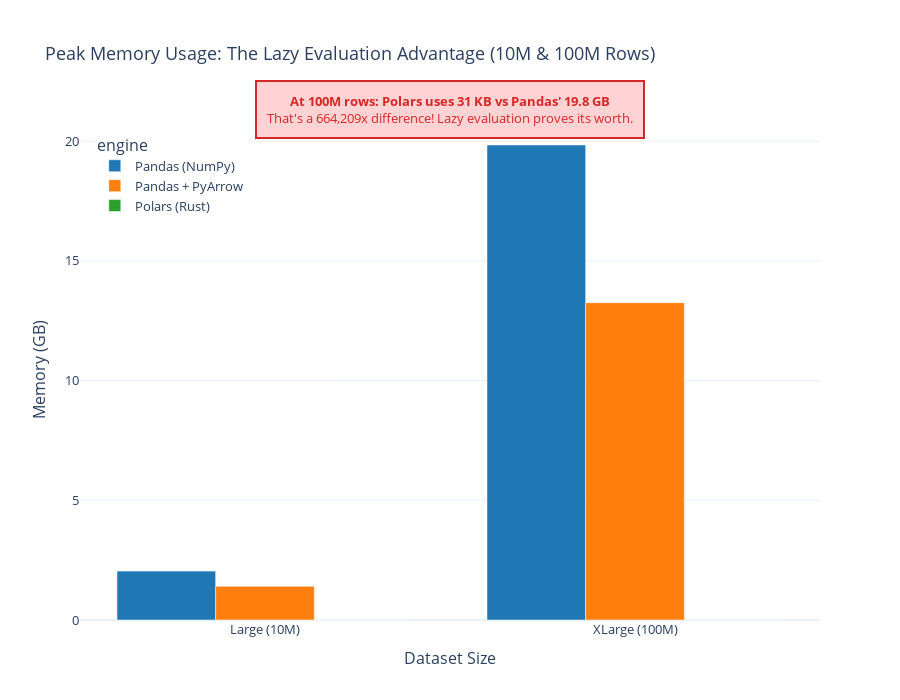

Notebook code for this chart:
### Markdown cell above
## 2. The Memory Wall: Peak RAM Usage (Large Scenarios Only)

**Architectural Insight**: At 100M rows, watch the bar heights:
- **Pandas bar**: 20 GB (ceiling)
- **Pandas+PyArrow bar**: 13 GB (still massive)
- **Polars bar**: Invisible (30 KB)

**The 677,000x difference** (20 GB vs 30 KB) proves Lazy Pushdown works: Polars only loads what's needed. Pandas' eager evaluation forces full file allocation plus overhead.

**This is why we over-provision hardware for Pandas applications.**

### Code cell
large_scenarios = combined_df[combined_df['scenario'].isin(['large', 'xlarge'])].copy()
large_scenarios['memory_gb'] = large_scenarios['memory_mb'] / 1024

xlarge_memory = combined_df[combined_df['scenario'] == 'xlarge'].sort_values('memory_mb')
polars_memory_kb = xlarge_memory[xlarge_memory['engine'] == 'Polars (Rust)']['memory_mb'].iloc[0] * 1024
pandas_memory_gb = xlarge_memory[xlarge_memory['engine'] == 'Pandas (NumPy)']['memory_mb'].iloc[0] / 1024
memory_ratio = (xlarge_memory[xlarge_memory['engine'] == 'Pandas (NumPy)']['memory_mb'].iloc[0]) / (xlarge_memory[xlarge_memory['engine'] == 'Polars (Rust)']['memory_mb'].iloc[0] + 0.0001)

fig_memory = px.bar(
    large_scenarios.sort_values(['scenario', 'engine']),
    x='scenario_label',
    y='memory_gb',
    color='engine',
    barmode='group',
    title='Peak Memory Usage: The Lazy Evaluation Advantage (10M & 100M Rows)',
    labels={'memory_gb': 'Memory (GB)', 'scenario_label': 'Dataset Size'},
    color_discrete_map={
        'Pandas (NumPy)': '#1f77b4',
        'Pandas + PyArrow': '#ff7f0e',
        'Polars (Rust)': '#2ca02c'
    },
    category_orders={'scenario_label': ['Large (10M)', 'XLarge (100M)']},
    hover_data={'memory_gb': ':.3f', 'memory_mb': ':.0f'}
)

fig_memory.update_layout(
    height=700,
    template='plotly_white',
    font=dict(size=13),
    hovermode='x unified',
    showlegend=True,
    legend=dict(x=0.02, y=0.98, bgcolor='rgba(255,255,255,0.8)'),
    margin=dict(t=120)
)

fig_memory.add_annotation(
    text=f"<b>At 100M rows: Polars uses {polars_memory_kb:.0f} KB vs Pandas' {pandas_memory_gb:.1f} GB</b><br>That's a {memory_ratio:,.0f}x difference! Lazy evaluation proves its worth.",
    xref="paper", yref="paper",
    x=0.5, y=1.08, showarrow=False,
    font=dict(size=13, color='#d62728'),
    bgcolor='rgba(255,200,200,0.8)',
    bordercolor='#d62728',
    borderwidth=2,
    borderpad=10
)

fig_memory.show()

### Figure 1 — Plotly figure (JSON) as saved in the notebook; plotly's stock layout.template omitted (floating-point values rounded to 4 significant figures)
{"data": [{"alignmentgroup": "True", "customdata": [[2091.0], [20320.0]], "hovertemplate": "engine=Pandas (NumPy)<br>Dataset Size=%{x}<br>Memory (GB)=%{y:.3f}<br>memory_mb=%{customdata[0]:.0f}<extra></extra>", "legendgroup": "Pandas (NumPy)", "marker": {"color": "#1f77b4", "pattern": {"shape": ""}}, "name": "Pandas (NumPy)", "offsetgroup": "Pandas (NumPy)", "orientation": "v", "showlegend": true, "textposition": "auto", "type": "bar", "x": ["Large (10M)", "XLarge (100M)"], "xaxis": "x", "y": [2.042, 19.84], "yaxis": "y"}, {"alignmentgroup": "True", "customdata": [[1440.0], [13570.0]], "hovertemplate": "engine=Pandas + PyArrow<br>Dataset Size=%{x}<br>Memory (GB)=%{y:.3f}<br>memory_mb=%{customdata[0]:.0f}<extra></extra>", "legendgroup": "Pandas + PyArrow", "marker": {"color": "#ff7f0e", "pattern": {"shape": ""}}, "name": "Pandas + PyArrow", "offsetgroup": "Pandas + PyArrow", "orientation": "v", "showlegend": true, "textposition": "auto", "type": "bar", "x": ["Large (10M)", "XLarge (100M)"], "xaxis": "x", "y": [1.407, 13.25], "yaxis": "y"}, {"alignmentgroup": "True", "customdata": [[0.02024], [0.03049]], "hovertemplate": "engine=Polars (Rust)<br>Dataset Size=%{x}<br>Memory (GB)=%{y:.3f}<br>memory_mb=%{customdata[0]:.0f}<extra></extra>", "legendgroup": "Polars (Rust)", "marker": {"color": "#2ca02c", "pattern": {"shape": ""}}, "name": "Polars (Rust)", "offsetgroup": "Polars (Rust)", "orientation": "v", "showlegend": true, "textposition": "auto", "type": "bar", "x": ["Large (10M)", "XLarge (100M)"], "xaxis": "x", "y": [1.977e-05, 2.977e-05], "yaxis": "y"}], "layout": {"annotations": [{"bgcolor": "rgba(255,200,200,0.8)", "bordercolor": "#d62728", "borderpad": 10, "borderwidth": 2, "font": {"color": "#d62728", "size": 13}, "showarrow": false, "text": "<b>At 100M rows: Polars uses 31 KB vs Pandas' 19.8 GB</b><br>That's a 664,209x difference! Lazy evaluation proves its worth.", "x": 0.5, "xref": "paper", "y": 1.08, "yref": "paper"}], "barmode": "group", "font": {"size": 13}, "height": 700, "hovermode": "x unified", "legend": {"bgcolor": "rgba(255,255,255,0.8)", "title": {"text": "engine"}, "tracegroupgap": 0, "x": 0.02, "y": 0.98}, "margin": {"t": 120}, "showlegend": true, "title": {"text": "Peak Memory Usage: The Lazy Evaluation Advantage (10M & 100M Rows)"}, "xaxis": {"anchor": "y", "categoryarray": ["Large (10M)", "XLarge (100M)"], "categoryorder": "array", "domain": [0, 1], "title": {"text": "Dataset Size"}}, "yaxis": {"anchor": "x", "domain": [0, 1], "title": {"text": "Memory (GB)"}}}}
